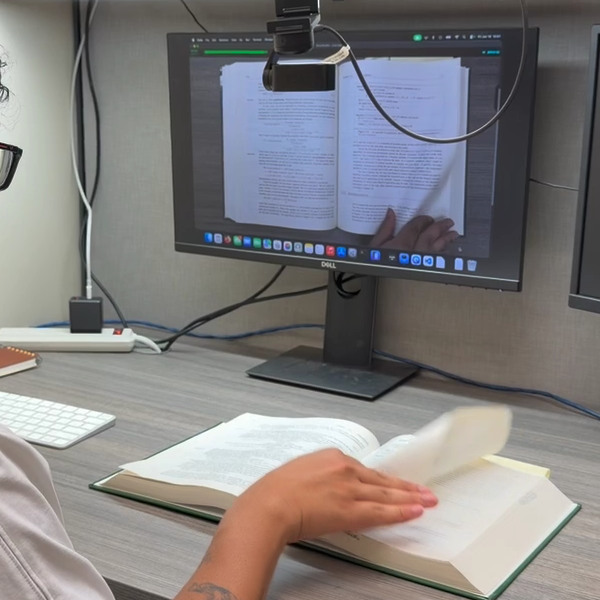
#> input picture tex/images/OverheadRig.png, 600 x 600 px
$ python -i p5_crop.py   (imports and definitions only)
#> lines starting #> are read from the running program, lines starting #| are printed output that depends on the picture
#> further down, picture is the input picture: shape (600, 600, 3); mean B, G, R 127.2, 127, 129.6
#!/usr/bin/env python3
"""
Phase 5: Crop Keyframes

Two modes:
  double (default): For book spreads — applies crop bounds + Otsu detection
  single: For loose documents — uses GrabCut to segment page from table,
           handles rotation, works with any page color

Modifies images/ in-place. To restore originals, re-run Phase 3.

Usage:
  python scripts/p5_crop.py output/mybook
  python scripts/p5_crop.py output/mybook --mode single
  python scripts/p5_crop.py output/mybook --mode double --safety-margin 0.005
"""

import argparse
import json
import sys
import time
from pathlib import Path

import cv2
import numpy as np

from utils import log, ProjectPaths, check_overwrite

# ── Double-page crop (books) ─────────────────────────────────


# [31 lines left out: function crop_double_page, not called in this run]


# ── Single-page crop (loose documents) ───────────────────────


def order_points(pts):
    """Order 4 points as: top-left, top-right, bottom-right, bottom-left."""
    r = np.zeros((4, 2), dtype=np.float32)
    s = pts.sum(axis=1)
    r[0] = pts[np.argmin(s)]
    r[2] = pts[np.argmax(s)]
    d = np.diff(pts, axis=1)
    r[1] = pts[np.argmin(d)]
    r[3] = pts[np.argmax(d)]
    return r


def crop_single_page(img, padding_pct=0.01):
    """
    GrabCut-based crop for single loose documents.
    Detects the document against the table, handles rotation,
    and applies perspective correction to produce a straight rectangle.
    """
#> called with padding_pct = 0.01
    h, w = img.shape[:2]
#> h = 600; w = 600

    # Work at lower resolution for GrabCut speed
    work_w = 640
    scale = work_w / w
#> scale = 1.07
    work = cv2.resize(img, (work_w, int(h * scale)), interpolation=cv2.INTER_AREA)
    wh, ww = work.shape[:2]
#> wh = 640; ww = 640

    # Initialize GrabCut mask
    mask = np.full((wh, ww), cv2.GC_PR_BGD, dtype=np.uint8)

    # Border strips = definite background (table)
    border = int(min(wh, ww) * 0.08)
#> border = 51
    mask[:border, :] = cv2.GC_BGD
    mask[wh - border :, :] = cv2.GC_BGD
    mask[:, :border] = cv2.GC_BGD
    mask[:, ww - border :] = cv2.GC_BGD

    # Center = probable foreground (page)
    cy1, cy2 = int(wh * 0.25), int(wh * 0.75)
#> cy1 = 160; cy2 = 480
    cx1, cx2 = int(ww * 0.25), int(ww * 0.75)
#> cx1 = 160; cx2 = 480
    mask[cy1:cy2, cx1:cx2] = cv2.GC_PR_FGD

    # Run GrabCut
    bgd_model = np.zeros((1, 65), dtype=np.float64)
    fgd_model = np.zeros((1, 65), dtype=np.float64)
    cv2.grabCut(work, mask, None, bgd_model, fgd_model, 5, cv2.GC_INIT_WITH_MASK)

    page_mask = np.where((mask == cv2.GC_FGD) | (mask == cv2.GC_PR_FGD), 255, 0).astype(
        np.uint8
    )

    # Clean up mask
    kernel = np.ones((9, 9), np.uint8)
    page_mask = cv2.morphologyEx(page_mask, cv2.MORPH_CLOSE, kernel, iterations=2)
    page_mask = cv2.morphologyEx(page_mask, cv2.MORPH_OPEN, kernel, iterations=2)

    # Find largest contour (skip whole-frame detections)
    contours, _ = cv2.findContours(
        page_mask, cv2.RETR_EXTERNAL, cv2.CHAIN_APPROX_SIMPLE
    )
    contours = sorted(contours, key=cv2.contourArea, reverse=True)

    best = None
    for c in contours:
        ratio = cv2.contourArea(c) / (ww * wh)
        if 0.05 < ratio < 0.95:
            best = c
            break

    if best is None:
        # Fallback: return center 80%
        mx, my = int(w * 0.1), int(h * 0.1)
        return img[my : h - my, mx : w - mx], "grabcut_fallback"

    # Get rotated rectangle
    rect = cv2.minAreaRect(best)
    box = cv2.boxPoints(rect).astype(np.float32)

    # Scale corners back to original image coordinates
    box_orig = box / scale

    # Order the corners
    ordered = order_points(box_orig)
    tl, tr, br, bl = ordered
#> tl = [167.8, 47.52]; tr = [527.8, 50.9]; br = [524.5, 400.9]

    # Compute output dimensions
    out_w = int(max(np.linalg.norm(tr - tl), np.linalg.norm(br - bl)))
    out_h = int(max(np.linalg.norm(bl - tl), np.linalg.norm(br - tr)))

    # Add safety padding to avoid clipping edges
    pad_x = int(out_w * padding_pct)
    pad_y = int(out_h * padding_pct)

    # Expand the source quad outward by padding amount
    center = np.mean(ordered, axis=0)
    padded = ordered.copy()
    for i in range(4):
        direction = ordered[i] - center
        length = np.linalg.norm(direction)
        if length > 0:
            direction = direction / length
            padded[i] = ordered[i] + direction * max(pad_x, pad_y)

    # Clamp to image bounds
    padded[:, 0] = np.clip(padded[:, 0], 0, w - 1)
    padded[:, 1] = np.clip(padded[:, 1], 0, h - 1)

    # Perspective transform to straighten the page
    out_w_padded = out_w + 2 * pad_x
    out_h_padded = out_h + 2 * pad_y

    dst = np.array(
        [
            [0, 0],
            [out_w_padded - 1, 0],
            [out_w_padded - 1, out_h_padded - 1],
            [0, out_h_padded - 1],
        ],
        dtype=np.float32,
    )

    M = cv2.getPerspectiveTransform(padded, dst)
    warped = cv2.warpPerspective(img, M, (out_w_padded, out_h_padded))
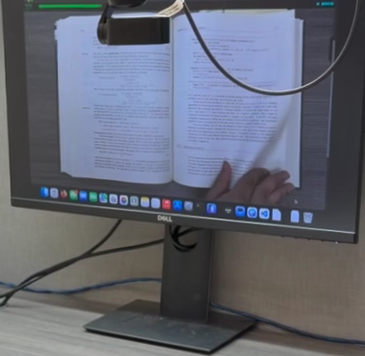
#> warped: shape (356, 365, 3); mean B, G, R 114.7, 102.5, 98.6

    return warped, "grabcut"


# ── Main ─────────────────────────────────────────────────────


# [116 lines left out: function main, not called in this run]


# [2 lines not run here, left out]

>>> import cv2
>>> picture = cv2.imread('../tex/images/OverheadRig.png')
>>> result = crop_single_page(picture)
